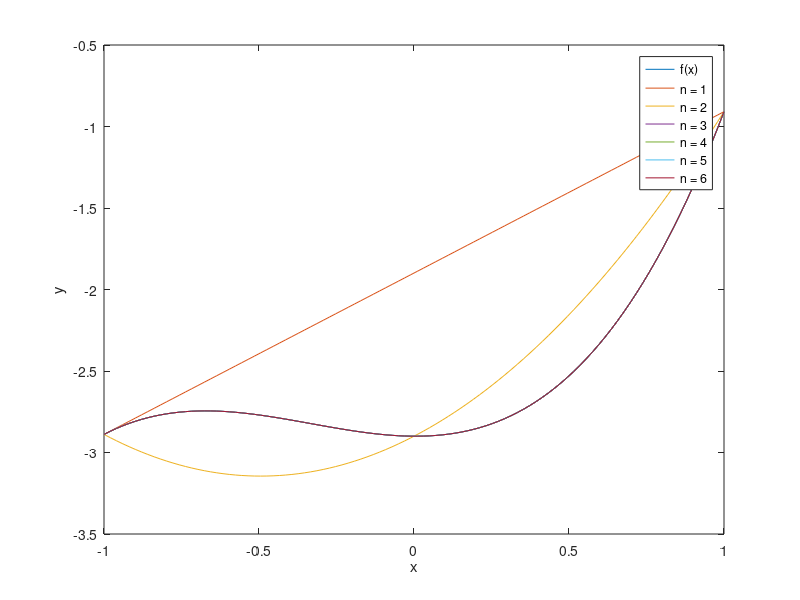
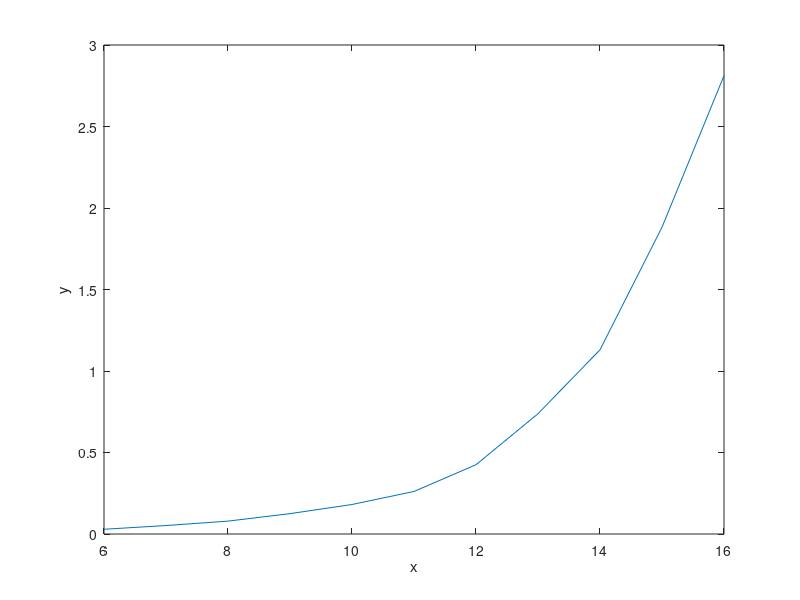
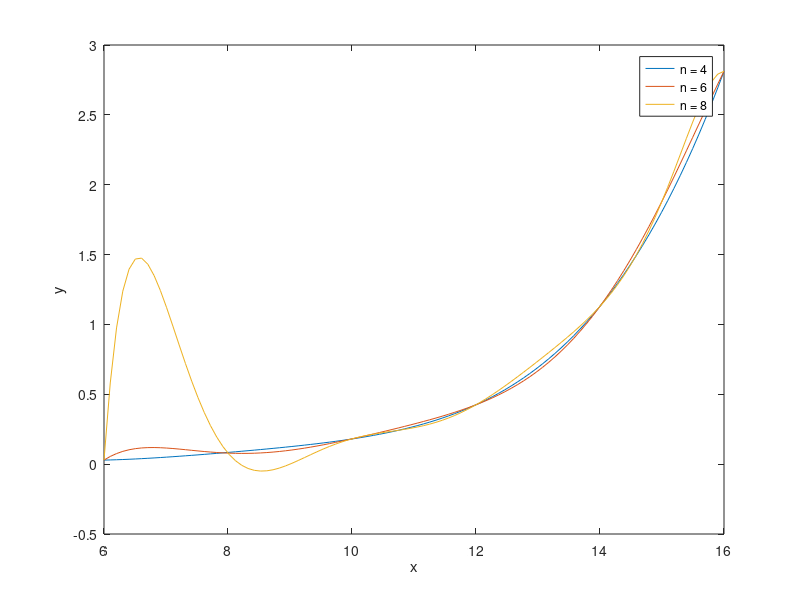
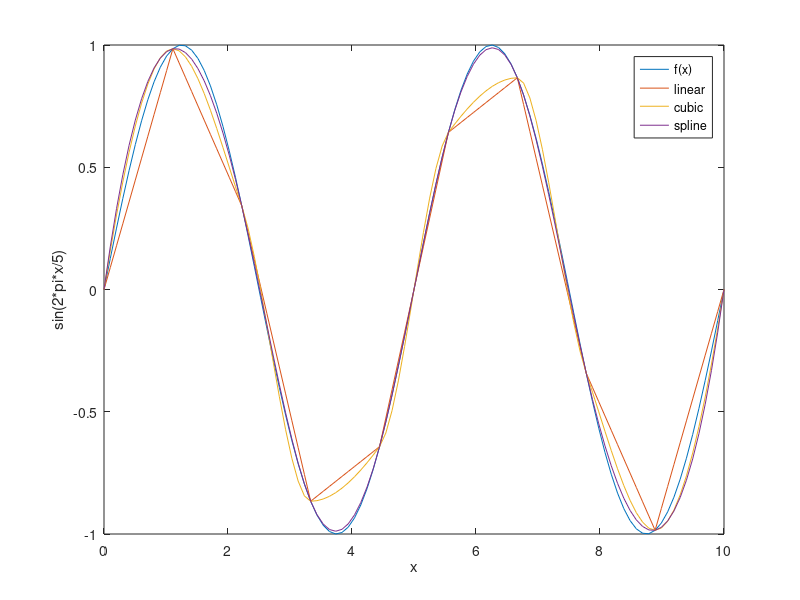

These figures' MATLAB source, in order:
fileID = fopen('exe.txt','w');
fprintf(fileID, 'Q01\n');
for i = 2:7
  x = linspace (-1, 1, i);
  y = zeros(1, i);
  for j = 1:length(x)
    y(j) = 1/(x(j)+10) + x(j)^3 + x(j)^2 - 3;
  endfor
  p = polyfit(x, y, i-1);
  fprintf(fileID, polyout(p, "x"));
  fprintf(fileID, '\n');
  x = linspace (-1, 1, 100);
  if i == 2
    y2 = polyval(p, x);
  endif
  if i == 3
    y3 = polyval(p, x);
  endif
  if i == 4
    y4 = polyval(p, x);
  endif
  if i == 5
    y5 = polyval(p, x);
  endif
  if i == 6
    y6 = polyval(p, x);
  endif
  if i == 7
    y7 = polyval(p, x);
  endif
endfor
xp = linspace (-1, 1, 100);
y = zeros(1, 100);
for j = 1:100
  y(j) = 1/(xp(j)+10) + xp(j)^3 + xp(j)^2 - 3;
endfor
figure();
plot(xp, y, x, y2, x, y3, x, y4, x, y5, x, y6, x, y7);
xlabel ("x");
ylabel ("y");
legend("f(x)", "n = 1", "n = 2", "n = 3", "n = 4", "n = 5", "n = 6");

fprintf(fileID, '\nQ02\n');
x = 6:16;
y = [0.029, 0.052, 0.079, 0.125, 0.181, 0.261, 0.425, 0.738, 1.130, 1.882, 2.812];
figure ();
plot(x, y);
xlabel ("x");
ylabel ("y");
x4 = [x(1), x(4), x(7), x(9), x(11)];
y4 = [y(1), y(4), y(7), y(9), y(11)];
p4 = polyfit(x4, y4, 4);
fprintf(fileID, polyout(p4, "x"));
fprintf(fileID, '\n');
x6 = [x(1), x(3), x(5), x(7), x(9), x(10), x(11)];
y6 = [y(1), y(3), y(5), y(7), y(9), y(10), y(11)];
p6 = polyfit(x6, y6, 6);
fprintf(fileID, polyout(p6, "x"));
fprintf(fileID, '\n');
x8 = [x(1), x(3), x(5), x(6), x(7), x(8), x(9), x(10), x(11)];
y8 = [y(1), y(3), y(5), y(6), y(7), y(8), y(9), y(10), y(11)];
p8 = polyfit(x8, y8, 8);
fprintf(fileID, polyout(p8, "x"));
fprintf(fileID, '\n');
x = linspace (6, 16, 100);
y4 = polyval(p4, x);
y6 = polyval(p6, x);
y8 = polyval(p8, x);
figure ();
plot(x, y4, x, y6, x, y8);
xlabel ("x");
ylabel ("y");
legend("n = 4", "n = 6", "n = 8");
fprintf(fileID, 'f(8.5):\n');
fprintf(fileID, '%f\n', polyval(p4, 8.5));
fprintf(fileID, '%f\n', polyval(p6, 8.5));
fprintf(fileID, '%f\n', polyval(p8, 8.5));
y6 = [x(4), x(5), x(6), x(7), x(8), x(9), x(10)];
x6 = [y(4), y(5), y(6), y(7), y(8), y(9), y(10)];
p6 = polyfit(x6, y6, 6);
fprintf(fileID, 'polinomio inverso: ');
fprintf(fileID, polyout(p6, "x"));
fprintf(fileID, '\n');
fprintf(fileID, 'dia calculado: ');
fprintf(fileID, '%f\n', polyval(p6, 0.3));

fprintf(fileID, '\nQ03\n');
x = linspace (0, 10, 10);
y = sin(2*pi*x/5);
xf = linspace (0, 10, 100);
yfl = interp1(x, y, xf, 'linear');
yfc = interp1(x, y, xf, 'cubic');
yfs = interp1(x, y, xf, 'spline');
xp = linspace (0, 10, 100);
yp = sin(2*pi*xp/5);
figure ();
plot(xp, yp, xf, yfl, xf, yfc, xf, yfs);
xlabel ("x");
ylabel ("sin(2*pi*x/5)");
legend("f(x)", "linear", "cubic", "spline");

fprintf(fileID, '\nQ04\n');
x3 = linspace (-5, 5, 4);
y3 = zeros(1, 4);
for i = 1:4
  y3(i) = 1/(1+0.25*x3(i)^2);
endfor
p3 = polyfit(x3, y3, 3);
x5 = linspace (-5, 5, 6);
y5 = zeros(1, 4);
for i = 1:6
  y5(i) = 1/(1+0.25*x5(i)^2);
endfor
p5 = polyfit(x5, y5, 5);
x10 = linspace (-5, 5, 11);
y10 = zeros(1, 11);
for i = 1:11
  y10(i) = 1/(1+0.25*x10(i)^2);
endfor
p10 = polyfit(x10, y10, 10);
fprintf(fileID, polyout(p3, "x"));
fprintf(fileID, '\n');
fprintf(fileID, polyout(p5, "x"));
fprintf(fileID, '\n');
fprintf(fileID, polyout(p10, "x"));
fprintf(fileID, '\n');
x = linspace (-5, 5, 100);
y3 = polyval(p3, x);
y5 = polyval(p5, x);
y10 = polyval(p10, x);
y = zeros(1, 100);
for i = 1:100
  y(i) = 1/(1+0.25*x(i)^2);
endfor
figure ();
plot(x, y, x, y3, x, y5, x, y10);
xlabel ("x");
ylabel ("f(x)");
legend("f(x)", "n = 3", "n = 5", "n = 10");

x = linspace (-5, 5, 10);
y = zeros(1, 10);
for i = 1:10
  y(i) = 1/(1+0.25*x(i)^2);
endfor
xf = linspace (-5, 5, 100);
yfl = interp1(x, y, xf, 'linear');
yfc = interp1(x, y, xf, 'cubic');
yfs = interp1(x, y, xf, 'spline');
xp = linspace (-5, 5, 100);
for i = 1:100
  yp (i) = 1/(1+0.25*xp(i)^2);
endfor
figure ();
plot(xp, yp, xf, yfl, xf, yfc, xf, yfs);
xlabel ("x");
ylabel ("f(x)");
legend("f(x)", "linear", "cubic", "spline");
fclose(fileID);